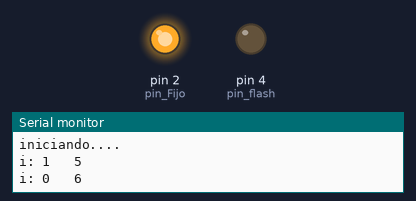
A sketch run on a simulated Arduino Uno, built with avr-gcc and run on an emulated ATmega328P. Parts: output pins drawn as LEDs (lit = HIGH), the last lines printed to the serial monitor. Pins used as bus, display or sensor lines are not drawn.

Above: at 1.4 s.
At 27.5 s:
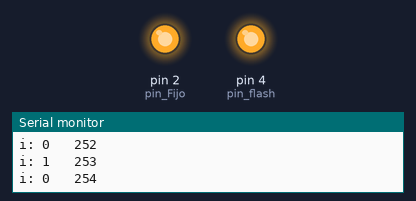
Timing chart, 0 to 33.6 s (numbered marks = the images above):
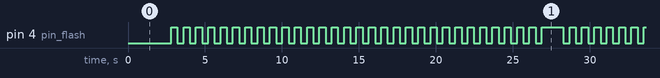

The sketch:

servo_pulso.ino
```cpp
/*
 Controlling a servo position using a potentiometer (variable resistor)
 by Michal Rinott <http://people.interaction-ivrea.it/m.rinott>

 modified on 8 Nov 2013
 by Scott Fitzgerald
 http://www.arduino.cc/en/Tutorial/Knob
*/

// #include <Servo.h>

// Servo myservo1;  // create servo object to control a servo
// Servo myservo2;
// Servo myservo3;
// Servo myservo4;
// Servo myservo5;


#define pin_Fijo 2
#define pin_suave 0
#define pin_flash 4

void setup() {
  Serial.begin(115200);
  Serial.println("");
  Serial.println("iniciando....");


  pinMode(pin_Fijo, OUTPUT);
  pinMode(pin_suave, OUTPUT);
  pinMode(pin_flash, OUTPUT);

  analogWrite(pin_Fijo, 200);

  analogWrite(pin_suave, 0);
  analogWrite(pin_flash, 0);
}

int i = 5;
bool flag = true;
bool flash = true;

void loop() {

  Serial.print("i: ");
  Serial.print(i % 2);
  Serial.print("\t ");
  Serial.println(i);

  if (i <= 6) {
    flag = true;
    delay(1000);
  } else if (i >= 254) {
    flag = false;
    delay(1000);
  }

  delay(100);

  analogWrite(pin_suave, i);

  if (i % 4 == 0) {
    if (flash) analogWrite(pin_flash, 0);
    else analogWrite(pin_flash, 255);
    flash = !flash;
  }

  if (flag) {
    i++;
    // i++;
    // i++;
  } else {
    i--;
    // i--;
    // i--;
  }
}
```

Measured:
- by itself, pin 4 (pin_flash): moves between LOW and HIGH, repeating every 25.9 s
- by itself, everything shown: repeats every 25.9 s, in 62 steps
